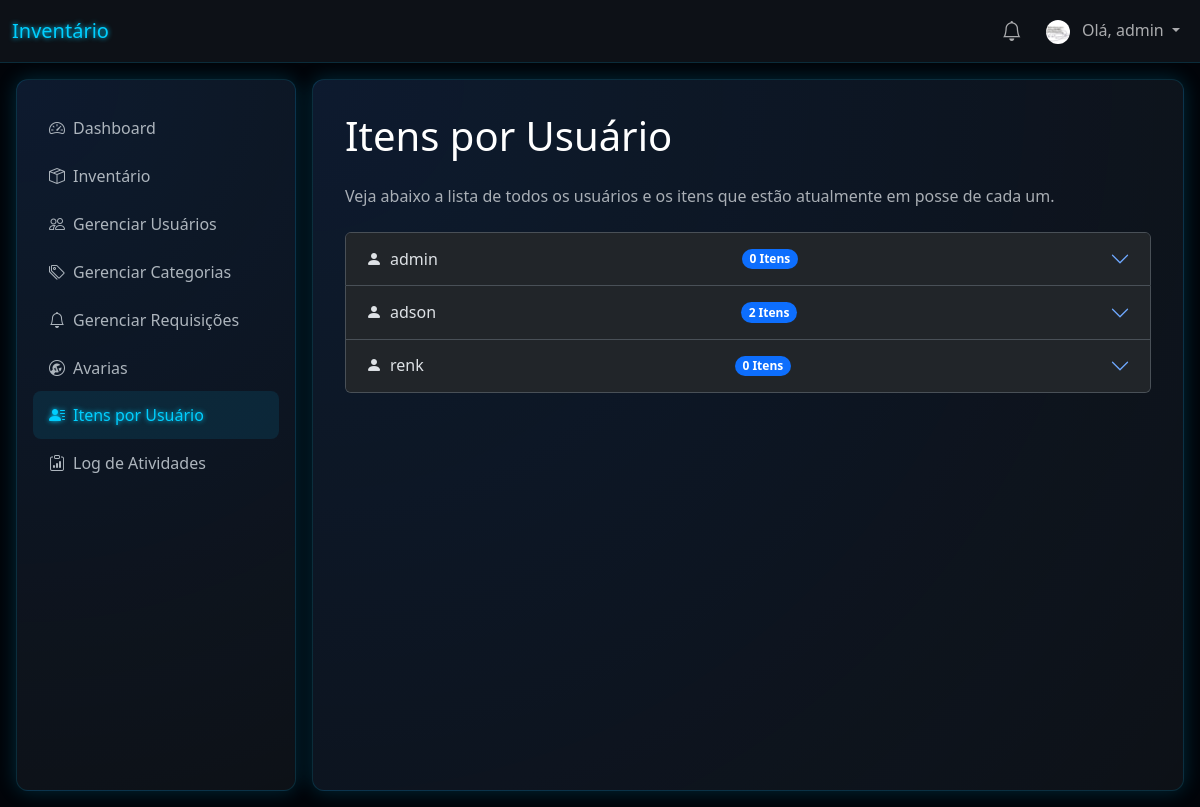
The app's page /user_assets (signed in), older data.
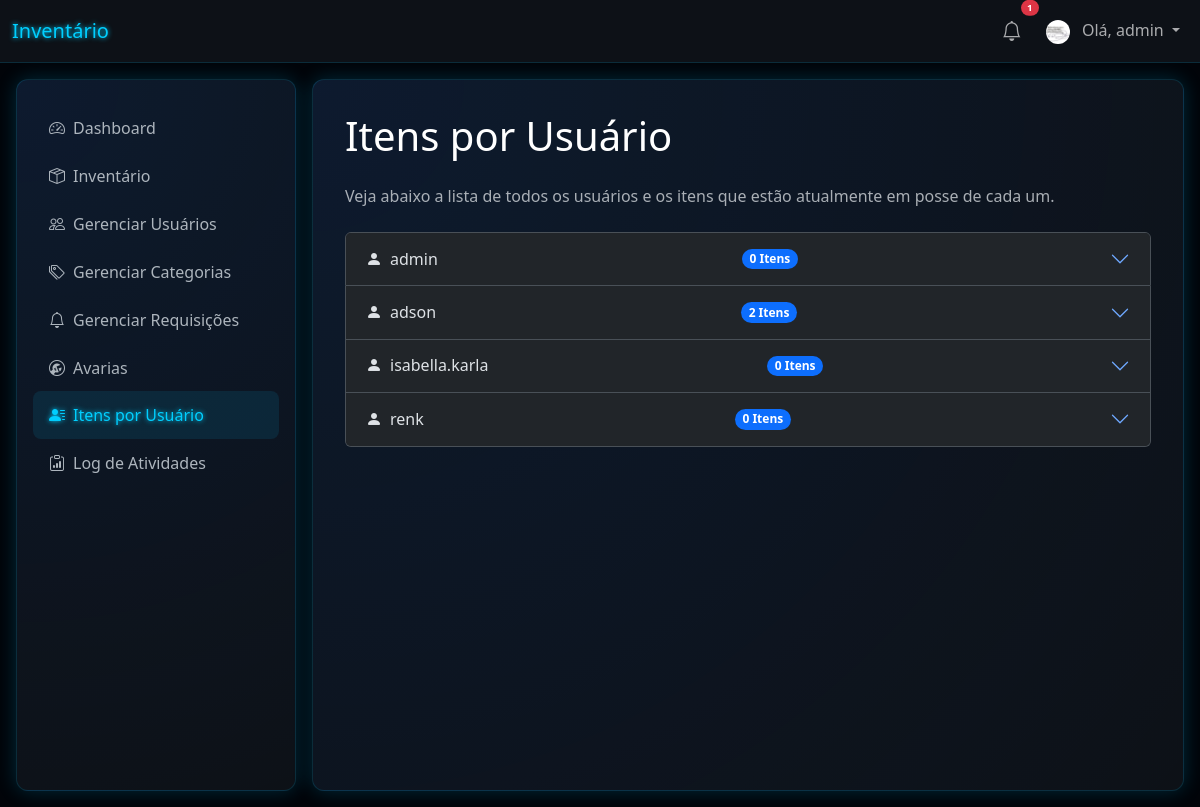
The same page, newer data.
### tables this page shows
CREATE TABLE users (
                id INTEGER PRIMARY KEY AUTOINCREMENT,
                username TEXT UNIQUE NOT NULL,
                password TEXT NOT NULL,
                role TEXT NOT NULL DEFAULT 'user'
            , profile_image_file TEXT);

### app.py (the view)
@app.route('/user_assets')
@admin_required
def user_assets():
    db = get_db()
    users = db.execute("SELECT id, username FROM users ORDER BY username").fetchall()
    items_in_use = db.execute("SELECT id, name, assigned_to FROM items WHERE availability_status = 'Em uso'").fetchall()
    assets_by_user = {user['username']: [] for user in users}
    for item in items_in_use:
        if item['assigned_to'] in assets_by_user:
            assets_by_user[item['assigned_to']].append(item)
    return render_template('user_assets.html', assets_by_user=assets_by_user)

### app.py (called while the page is built)
def get_db():
    db = getattr(g, '_database', None)
    if db is None:
        db = g._database = sqlite3.connect(app.config['DATABASE'])
        db.row_factory = sqlite3.Row
    return db

@app.teardown_appcontext
def close_connection(exception):
    db = getattr(g, '_database', None)
    if db is not None:
        db.close()

@app.context_processor
def inject_categories():
    if g.user:
        db = get_db()
        categories = db.execute('SELECT DISTINCT category FROM items WHERE category IS NOT NULL AND category != "" ORDER BY category').fetchall()
        return dict(all_categories=categories)
    return dict(all_categories=[], notifications=[])

@app.context_processor
def inject_notifications():
    if g.user:
        db = get_db()
        notifications = db.execute('SELECT * FROM notifications WHERE user_id = ? AND is_read = 0 ORDER BY created_at DESC', (g.user['id'],)).fetchall()
        return dict(notifications=notifications)
    return dict(notifications=[])

### templates/user_assets.html (shortened to what this page needs)
{% extends 'base.html' %}
{% block content %}
<div class="table-container">
    <h1 class="mb-4">Itens por Usuário</h1>
    <p class="text-muted mb-4">Veja abaixo a lista de todos os usuários e os itens que estão atualmente em posse de cada um.</p>
    <div class="accordion" id="userAssetsAccordion">
        {% for username, items in assets_by_user.items() %}
        <div class="accordion-item">
            <h2 class="accordion-header" id="heading-{{ loop.index }}">
                <button class="accordion-button collapsed" type="button" data-bs-toggle="collapse" data-bs-target="#collapse-{{ loop.index }}" aria-expanded="false" aria-controls="collapse-{{ loop.index }}">
                    <i class="bi bi-person-fill me-2"></i>
                    {{ username }}
                    <span class="badge bg-primary rounded-pill ms-auto me-2">{{ items|length }} Itens</span>
                </button>
            </h2>
        </div>
        {% endfor %}
    </div>
</div>
{% endblock %}

### templates/base.html (shortened to what the changed rows need)
<!doctype html>
<html lang="pt-br" data-bs-theme="dark">
<head>
    <link href="https://cdn.jsdelivr.net/npm/bootstrap@5.3.3/dist/css/bootstrap.min.css" rel="stylesheet">
    <link rel="stylesheet" href="https://cdn.jsdelivr.net/npm/bootstrap-icons@1.11.3/font/bootstrap-icons.min.css">
</head>
<body>
    <nav class="navbar navbar-expand-lg" style="background-color: var(--card-bg); border-bottom: 1px solid var(--border-color);">
        <div class="container-fluid">
            <div class="navbar-nav d-flex align-items-center">
                {% if g.user %}
                    <div class="nav-item dropdown me-2">
                        <a class="nav-link position-relative" href="#" id="navbarNotificationDropdown" role="button" data-bs-toggle="dropdown" aria-expanded="false">
                            <i class="bi bi-bell fs-5"></i>
                            {% if notifications and notifications|length > 0 %}
                                <span class="position-absolute top-0 start-100 translate-middle badge rounded-pill bg-danger" style="font-size: 0.6em;">
                                    {{ notifications|length }}
                                </span>
                            {% endif %}
                        </a>
                    </div>
                    <div class="nav-item dropdown">
                        <a class="nav-link dropdown-toggle" href="#" id="navbarUserDropdown" role="button" data-bs-toggle="dropdown" aria-expanded="false">
                            {% if g.user.profile_image_file %}
                                <img src="{{ url_for('profile_pic', filename=g.user.profile_image_file) }}" alt="Foto de Perfil" class="rounded-circle me-2" style="width: 24px; height: 24px; object-fit: cover;">
                            {% else %}
                                <i class="bi bi-person-circle me-2"></i>
                            {% endif %}
                            Olá, {{ g.user['username'] }}
                        </a>
                    </div>
                {% else %}
                    <a class="nav-link" href="{{ url_for('login') }}">Login</a>
                    <a class="nav-link" href="{{ url_for('register') }}">Registrar</a>
                {% endif %}
            </div>
        </div>
    </nav>
    <div class="main-layout">
                    {% set inventory_active = request.endpoint in ['index', 'add', 'edit'] %}
            <main class="content-area futuristic-card">
                {% block content %}
                {% endblock %}
            </main>
    </div>
</body>
</html>

Row changes from the older to the newer data that the page shows:
added users: username "isabella.karla", items "0"
Text that changed along with them:
{{ notifications|length }}: (not shown) → "1"
